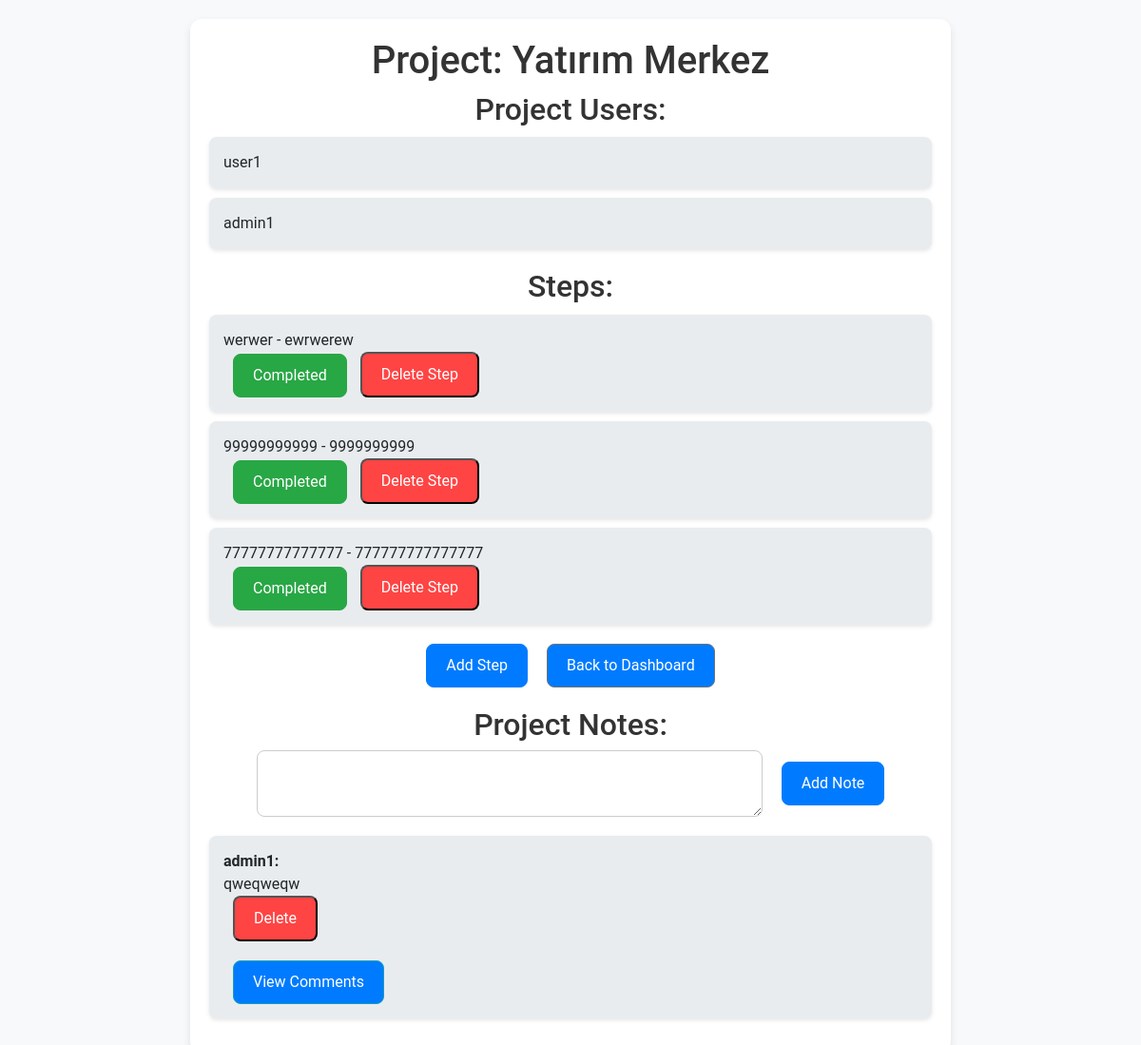
/project_details/1 (signed in), run on an earlier commit of the app's database.
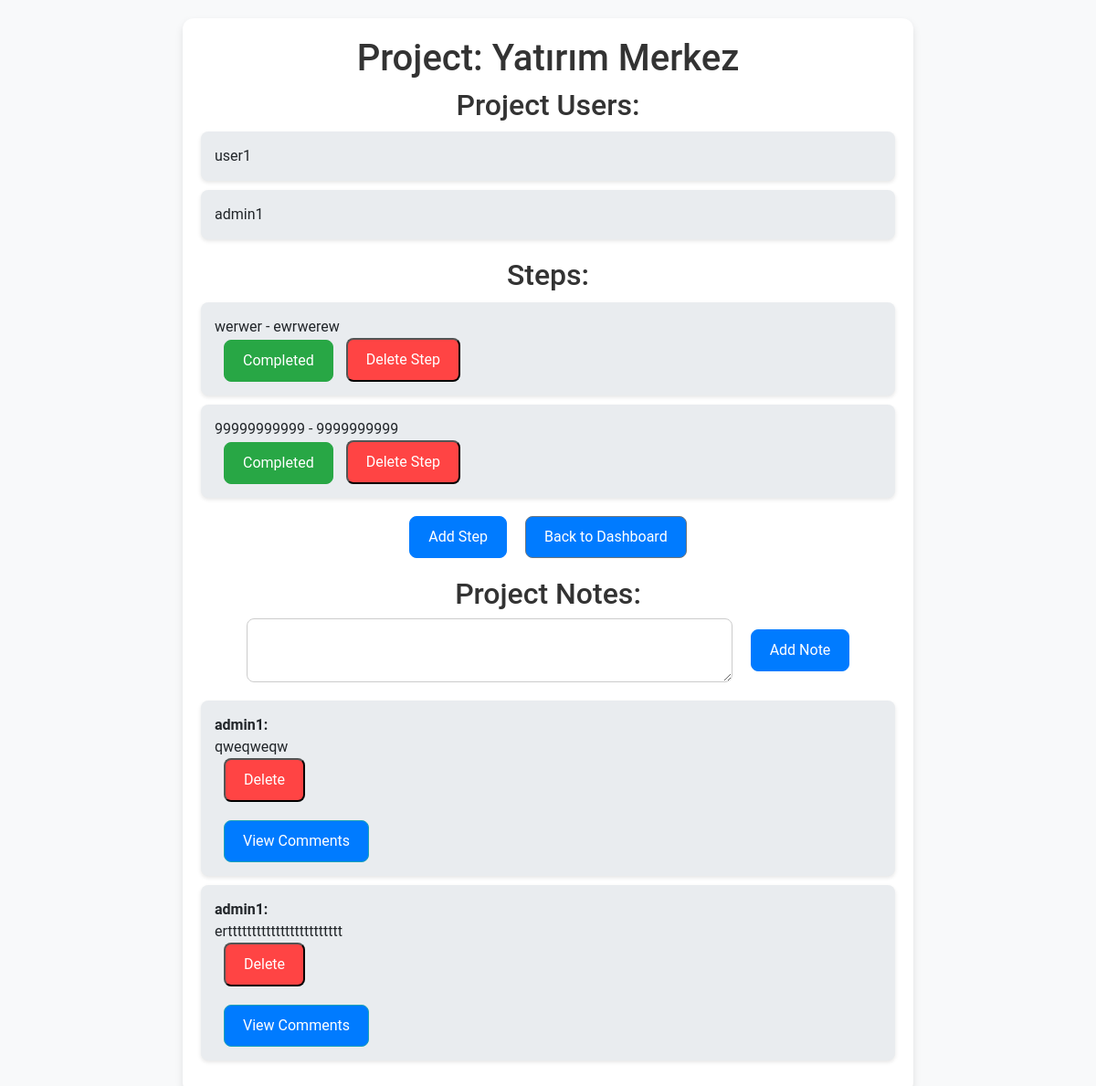
And on a later commit of the database.
### app.py (models this page shows, shortened)
class Project(db.Model):
    id = db.Column(db.Integer, primary_key=True)
    name = db.Column(db.String(150), nullable=False)
    start_date = db.Column(db.Date, nullable=False)
    end_date = db.Column(db.Date, nullable=False)
    steps = db.relationship('Step', backref='project', lazy=True)
    users = db.relationship('User', secondary=project_users, lazy='subquery',
        backref=db.backref('projects', lazy=True))
    notes = db.relationship('ProjectNote', backref='project', lazy=True)

class User(UserMixin, db.Model):
    id = db.Column(db.Integer, primary_key=True)
    username = db.Column(db.String(150), unique=True, nullable=False)
    password_hash = db.Column(db.String(150), nullable=False)
    role = db.Column(db.String(50), nullable=False)

class Step(db.Model):
    id = db.Column(db.Integer, primary_key=True)
    name = db.Column(db.String(150), nullable=False)
    note = db.Column(db.Text, nullable=True)
    completed = db.Column(db.Boolean, default=False, nullable=False)
    project_id = db.Column(db.Integer, db.ForeignKey('project.id'), nullable=False)

class ProjectNote(db.Model):
    id = db.Column(db.Integer, primary_key=True)
    content = db.Column(db.Text, nullable=False)
    project_id = db.Column(db.Integer, db.ForeignKey('project.id'), nullable=False)
    user_id = db.Column(db.Integer, db.ForeignKey('user.id'), nullable=False)
    created_at = db.Column(db.DateTime, default=datetime.utcnow)
    user = db.relationship('User', backref=db.backref('notes', lazy=True))  # İlişki tanımı
    comments = db.relationship('Comment', backref='note', lazy=True)

### app.py (the view, shortened to what this page needs)
@app.route('/project_details/<int:project_id>', methods=['GET', 'POST'])
@login_required
def project_details(project_id):
    project = Project.query.get_or_404(project_id)
    return render_template('project_details.html', project=project)

### app.py (called while the page is built)
@login_manager.user_loader
def load_user(user_id):
    return db.session.get(User, int(user_id))

### templates/project_details.html (shortened to what this page needs)
<!DOCTYPE html>
<html lang="en">
<head>
    <link rel="stylesheet" href="https://stackpath.bootstrapcdn.com/bootstrap/4.5.2/css/bootstrap.min.css">
</head>
<body>
    <div class="container">
        <h1>Project: {{ project.name }}</h1>
        <div class="project-users">
            <h2>Project Users:</h2>
            <ul>
                {% for user in project.users %}
                <li>{{ user.username }}</li>
                {% endfor %}
            </ul>
        </div>
        <h2>Steps:</h2>
        <ul id="steps-list">
            {% for step in project.steps %}
            <li id="step-{{ step.id }}">
                <div class="step-content">
                    <span class="step-name">{{ step.name }} - {% if step.note %}{{ step.note }}{% else %}No Notes{% endif %}</span>
                    <div>
                        <button class="btn {% if step.completed %}btn-success{% else %}btn-danger{% endif %}" onclick="toggleCompletion({{ project.id }}, {{ step.id }})">
                            {% if step.completed %}Completed{% else %}Not Completed{% endif %}
                        </button>
                        <form action="{{ url_for('delete_step', project_id=project.id, step_id=step.id) }}" method="post" onsubmit="return confirm('Are you sure you want to delete this step?');" style="display: inline;">
                            <button type="submit" class="btn-delete">Delete Step</button>
                        </form>
                    </div>
                </div>
            </li>
            {% endfor %}
        </ul>
        <div class="action-buttons">
            <a href="{{ url_for('add_step', project_id=project.id) }}" class="btn btn-primary">Add Step</a>
            <a href="{{ url_for('dashboard') }}" class="btn btn-secondary">Back to Dashboard</a>
        </div>
        <div class="project-notes">
            <h2>Project Notes:</h2>
            {% if current_user.role == 'admin' %}
            <form action="{{ url_for('project_details', project_id=project.id) }}" method="POST">
                <textarea name="note" rows="2" required maxlength="200"></textarea>
                <button type="submit" class="btn btn-primary">Add Note</button>
            </form>
            {% endif %}
            <ul>
                {% for note in project.notes %}
                <li>
                    <strong>{{ note.user.username }}:</strong> {{ note.content }}
                    {% if current_user.role == 'admin' %}
                    <form action="{{ url_for('delete_note', note_id=note.id) }}" method="POST" style="display: inline;">
                        <button type="submit" class="btn-delete">Delete</button>
                    </form>
                    {% endif %}
                    <button onclick="toggleComments({{ note.id }})" class="btn btn-info">View Comments</button>
                </li>
                {% endfor %}
            </ul>
        </div>
    </div>
</body>
</html>

### templates/project_details.html (style rules this page uses)
body { font-family: 'Roboto', sans-serif; background-color: #f8f9fa; margin: 0; padding: 20px; display: flex; justify-content: center; align-items: center; min-height: 100vh; }
.container { width: 100%; max-width: 800px; background: white; padding: 20px; border-radius: 12px; box-shadow: 0 4px 8px rgba(0,0,0,0.1); }
h1, h2 { color: #333; text-align: center; }
ul { list-style: none; padding: 0; }
li { padding: 15px; margin: 10px 0; background: #e9ecef; border-radius: 8px; box-shadow: 0 2px 4px rgba(0,0,0,0.1); display: flex; justify-content: space-between; align-items: center; transition: background 0.3s; }
.btn, .btn-delete, .btn-success, .btn-danger { display: inline-block; margin-left: 10px; padding: 10px 20px; background-color: #007bff; color: white; text-decoration: none; border-radius: 8px; text-align: center; transition: background 0.3s; }
.btn-success { background-color: #28a745; }
.btn-delete { background-color: #ff4444; }
a { color: #007bff; text-decoration: none; transition: color 0.3s; }
.action-buttons { display: flex; justify-content: center; margin-top: 20px; }
.action-buttons a { margin-right: 10px; }
.project-users { margin-bottom: 20px; text-align: center; }
.project-notes { margin-top: 20px; }
.project-notes form { display: flex; justify-content: center; align-items: center; margin-bottom: 20px; }
.project-notes form textarea { width: 70%; padding: 10px; border-radius: 8px; border: 1px solid #ccc; margin-right: 10px; }
.project-notes ul { list-style: none; padding: 0; }
.project-notes li { display: flex; flex-direction: column; justify-content: space-between; align-items: flex-start; padding: 15px; background: #e9ecef; border-radius: 8px; margin-bottom: 10px; box-shadow: 0 2px 4px rgba(0,0,0,0.1); }

What changed in the data, as far as the page shows it:
removed Step: name "77777777777777", note "777777777777777", completed "Completed"
added ProjectNote: user.username "admin1", content "ertttttttttttttttttttttttt"
